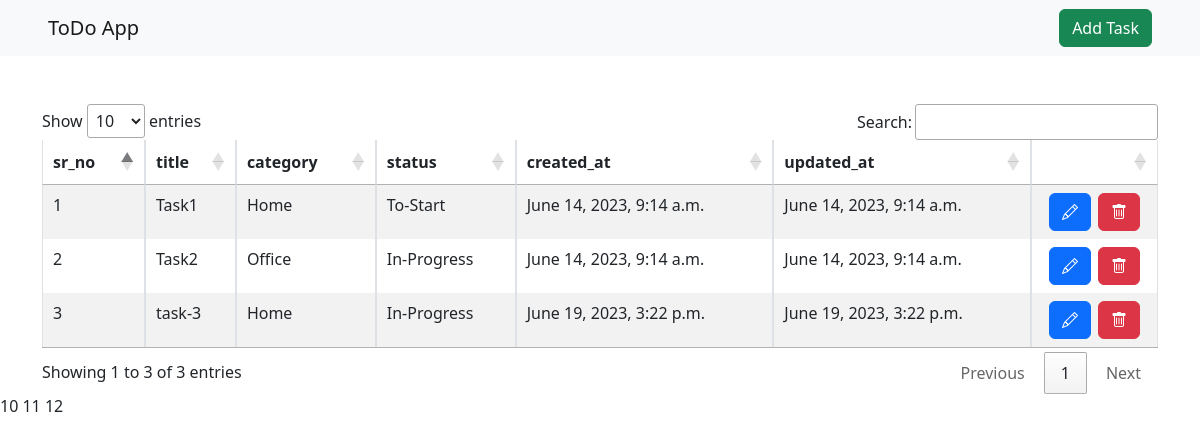
The page / on the database its author committed.
### ToDoApp/models.py (models this page shows, shortened)
class Task(models.Model):
    sr_no = models.IntegerField(null = False, blank = False)
    title = models.CharField(null = False, blank = False, max_length=500)
    category = models.ForeignKey(CategoryMaster, null = True, blank = True, on_delete=models.SET_NULL)
    description = models.TextField()
    status = models.ForeignKey(StatusMaster, null = True, blank = True, on_delete=models.SET_NULL)
    created_at = models.DateTimeField(auto_now_add=True)
    updated_at = models.DateTimeField(auto_now=True)

class CategoryMaster(models.Model):
    category_name = models.CharField(max_length=1000, null = False, blank = False)
    def __str__(self):
        return f"Category : {self.category_name}"

class StatusMaster(models.Model):
    status_name = models.CharField(max_length=1000, null = False, blank = False)
    def __str__(self):
        return f"Status : {self.status_name}"

### ToDoApp/views.py (the view)
# urls.py: path("", views.index_view, name="index"),
def index_view(requests):
    objects = pd.DataFrame(Task.objects.all().values('id', 'sr_no', 'title', 'category', 'status', 'created_at', 'updated_at'))
    col_names = {
        'sr_no' : "Serial No.",
        'category' : "Category",
        'status' : "Status",
        'title': "Task Title",
        'created_at': "Created At",
        'updated_at' : "Updated At"
    }
    columns = objects.columns.to_list()
    object_list = objects.to_dict('records')
    form = TaskForm(requests.POST or None)
    cdict = {
        'columns' : columns,
        'object_list' : object_list,
        'form' : form,
    }
    return render(requests, "index.html", cdict)

### ToDoApp/forms.py
class TaskForm(forms.ModelForm):
    class Meta:
        model = Task
        fields = ['title', 'description', 'category', 'status']

### ToDoApp/templatetags/todo_filters.py (called while the page is built)
@register.filter
def get_val(obj, key):
    return obj.get(key.lower() if type(key) is str else key, f"Key:'{key}' not found in Dict:{obj}")

@register.filter
def get_status(obj, obj_id):
    stat_name = None
    try:
        stat_name = Task.objects.get(pk = obj_id).status.status_name
    except Exception as e:
        pass
    return stat_name

@register.filter
def get_category(obj, obj_id):
    cat_name = None
    try:
        cat_name = Task.objects.get(pk = obj_id).category.category_name
    except Exception as e:
        pass
    return cat_name

### ToDoApp/templates/index.html (shortened to what this page needs)
{% load todo_filters %}
<!DOCTYPE html>
<html lang="en">
<head>
    <link rel="stylesheet" href="https://cdn.jsdelivr.net/npm/bootstrap-icons@1.3.0/font/bootstrap-icons.css">
    <link href="https://cdn.jsdelivr.net/npm/bootstrap@5.2.2/dist/css/bootstrap.min.css" rel="stylesheet">
    <link rel="stylesheet" type="text/css" href="https://cdn.datatables.net/1.13.2/css/jquery.dataTables.css">
</head>
{% block body %}
<body id="to_change">
  {% block navbar %}
    <nav class="navbar navbar-expand-lg navbar-light bg-light d-flex justify-content-between px-5">
            <a class="navbar-brand" href="{% url 'ToDoApp:index' %}">ToDo App</a>
            <button type="button" class="btn btn-success" data-bs-toggle="modal" data-bs-target="#addTask" >
              <span style="color:white">Add Task</span>
            </button>
    </nav>
  {% endblock navbar %}
  {% block data_table %}
    <div class="container mt-5">
      <table class="table table-bordered table-striped" id="data-table">
          <thead>
            <tr>
              {% for col in columns %}
                {% if col != "id" %}
                    <th scope="col">{{ col }}</th>
                {% endif %}
              {% endfor %}
              <th></th>
            </tr>
          </thead>
          <tbody>
            {% if object_list %}
              {% for obj in object_list %}
              <tr>
                {% for col in columns %}
                {% if col != "id" and col != "status" and col != "category" %}
                    <td>{{ obj|get_val:col }}</td>
                {% endif %}
                {% if col == "status" %}
                    <td>{{ obj|get_status:obj.id }}</td>
                {% endif %}
                {% if col == "category" %}
                    <td>{{ obj|get_category:obj.id }}</td>
                {% endif %}
                {% endfor %}
                <td>
                    <div class="d-flex justify-content-evenly">
                        <button type="button" class="btn btn-primary" data-bs-toggle="modal" data-bs-target="#edit{{obj.id}}">
                          <i class="bi bi-pencil"></i>
                        </button>
                        <button type="button" class="btn btn-danger">
                          <a href="{% url 'ToDoApp:delete_task' obj.id %}" style="text-decoration:none;color:white">
                            <i class="bi bi-trash"></i>
                          </a>
                        </button>
                    </div>
                </td>
              </tr>
              {% endfor %}
            {% endif %}
          </tbody>
        </table>
    </div>
  {% endblock data_table %}
  {% for obj in object_list %}
    {% block modal_id %}{{ obj.id }}{% endblock %}
  {% endfor %}
</body>
{% endblock body %}
</html>

### rows shown on the page
Task: columns "Home", columns "To-Start"
Task: columns "Office", columns "In-Progress"
Task: columns "Home", columns "In-Progress"

### other values the page prints
{{ col }} "sr_no" "title" "category" "status" "created_at" "updated_at"
{{ obj|get_val:col }} "1" "Task1" "June 14, 2023, 9:14 a.m." "June 14, 2023, 9:14 a.m." "2" "Task2" "June 14, 2023, 9:14 a.m." "June 14, 2023, 9:14 a.m." "3" "task-3" "June 19, 2023, 3:22 p.m." "June 19, 2023, 3:22 p.m."
{{ obj.id }} "10" "11" "12"
